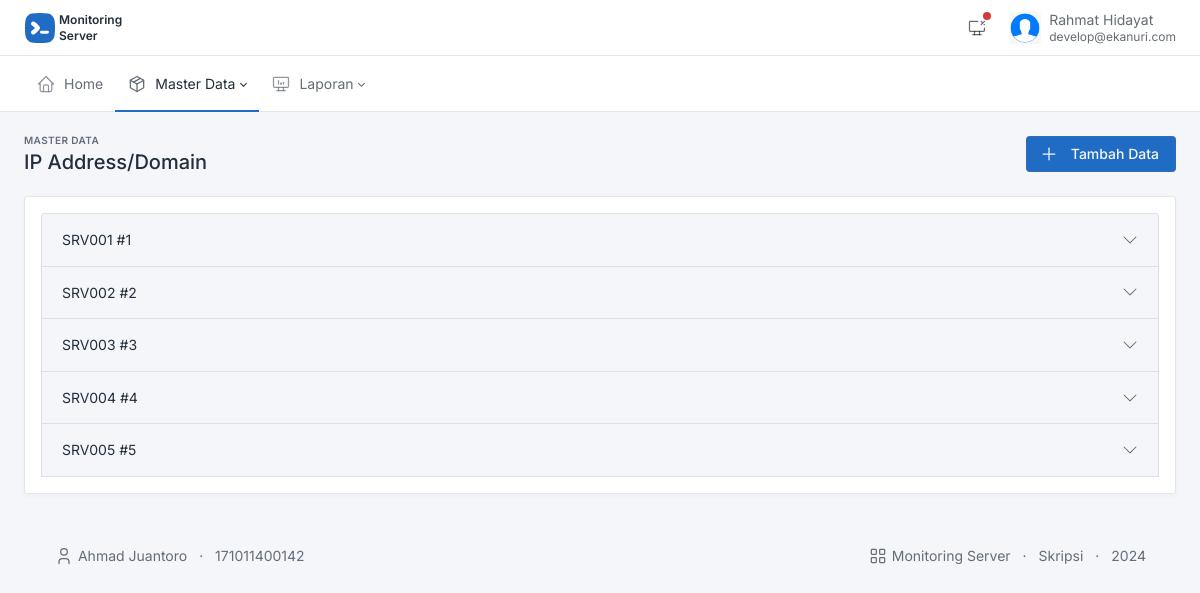
Page /modul/index.php?pg=ip_domain (signed in) on the committed database.
### tables this page shows
CREATE TABLE `pic` (
  `id_pic` int NOT NULL AUTO_INCREMENT,
  `nm_pic` varchar(50) NOT NULL,
  `chat_id` char(50) DEFAULT NULL,
  `email` varchar(50) NOT NULL,
  `password` text NOT NULL,
  `posisi` enum('Admin IT','Head IT','IT Support','Programmer') DEFAULT NULL,
  `no_telp` bigint DEFAULT '0',
  `monitoring_aktif` tinyint(1) NOT NULL DEFAULT '0',
  `user_aktif` tinyint(1) NOT NULL,
  `foto` varchar(50) DEFAULT NULL,
  PRIMARY KEY (`id_pic`)
);

CREATE TABLE `data_ip` (
  `id_ip` int NOT NULL AUTO_INCREMENT,
  `kd_ip` char(15) NOT NULL,
  `ip_address` varchar(30) NOT NULL,
  `nm_unit` varchar(50) NOT NULL,
  `kategori` varchar(100) NOT NULL DEFAULT 'Server',
  `pic_id` int DEFAULT NULL,
  `gps_x` char(30) DEFAULT NULL,
  `gps_y` char(30) DEFAULT NULL,
  PRIMARY KEY (`id_ip`),
  KEY `FK` (`pic_id`) USING BTREE
);

### fungsi.php (called while the page is built, shortened)
<?php
function cek_foto($data)
{
    $foto = file_exists("../assets/img/foto/$data") && isset($data) ? $data : 'avatars.png';
    return $foto;
}

### modul/ip_domain.php (the view, shortened to what this page needs)
<?php
$queryIP = mysqli_query($konek, "SELECT * FROM data_ip
                                    JOIN pic
                                        ON id_pic = pic_id
                                    ORDER BY kd_ip ASC");
$no = 1;
?>
<div class="container-xxl">
    <div class="page-header d-print-none">
        <div class="row align-items-center">
            <div class="col">
                <div class="page-pretitle">Master Data</div>
                <h2 class="page-title">IP Address/Domain</h2>
            </div>
            <div class="col-auto ms-auto d-print-none">
                <div class="btn-list">
                    <a href="#" class="btn btn-primary d-none d-sm-inline-block" data-bs-toggle="modal" data-bs-target="#modal-tambah">
                        Tambah Data
                    </a>
                </div>
            </div>
        </div>
    </div>
</div>
<div class="page-body">
    <div class="container-xxl">
        <div class="row row-deck row-cards">
            <div class="col-12">
                <div class="card">
                    <div class="card-body">
                        <div class="accordion" id="accordion-example">
                            <?php while ($dataIP = mysqli_fetch_assoc($queryIP)) { ?>
                                <div class="accordion-item">
                                    <h2 class="accordion-header" id="heading-<?= $no; ?>">
                                        <button class="accordion-button collapsed" type="button" data-bs-toggle="collapse" data-bs-target="#collapse-<?= $no; ?>" aria-expanded="false">
                                            <?= $dataIP['kd_ip']; ?> #<?= $no; ?>
                                        </button>
                                    </h2>
                                </div>
                            <?php $no++;
                            } ?>
                        </div>
                    </div>
                </div>
            </div>
        </div>
    </div>
</div>

### modul/index.php (shortened to what this page needs)
<?php
include "../fungsi.php";
$id_pic = $_SESSION['id'];
$queryUser = mysqli_query($konek, "SELECT * FROM pic WHERE id_pic = '$id_pic'");
$dataUser = mysqli_fetch_assoc($queryUser);
$mon_aktif = $dataUser['monitoring_aktif'];
?>
<!DOCTYPE html>
<html lang="en">
<head>
	<link href="../assets/css/tabler.min.css" rel="stylesheet">
	<link href="../assets/css/tabler-flags.min.css" rel="stylesheet">
	<link href="../assets/css/tabler-payments.min.css" rel="stylesheet">
	<link href="../assets/css/tabler-vendors.min.css" rel="stylesheet">
	<link href="../assets/css/demo.min.css" rel="stylesheet">
</head>
<body class="antialiased">
	<div class="wrapper">
		<header class="navbar navbar-expand-md navbar-light d-print-none">
			<div class="container-xxl">
				<h1 class="navbar-brand navbar-brand-autodark d-none-navbar-horizontal pe-0 pe-md-3">
					<a href=".">
						<img src="../assets/img/gambar/logo-small.svg" width="110" height="32" alt="Monitoring Server" class="navbar-brand-image" />
					</a>
					<label style="font-size: 12px;" class="custom-control-label">&nbsp;Monitoring<br>&nbsp;Server</label>
				</h1>
				<div class="navbar-nav flex-row order-md-last">
					<div class="nav-item dropdown d-none d-md-flex me-3" data-bs-toggle="tooltip" title="Monitoring Manual">
						<?php if ($mon_aktif == "1") { ?>
							<a href="#" class="nav-link px-0" data-bs-toggle="dropdown" tabindex="-1" aria-label="Show notifications">
								<svg xmlns="http://www.w3.org/2000/svg" class="icon icon-tabler icon-tabler-device-desktop" width="24" height="24" viewBox="0 0 24 24" stroke-width="2" stroke="currentColor" fill="none" stroke-linecap="round" stroke-linejoin="round">
									<path stroke="none" d="M0 0h24v24H0z" fill="none"></path>
									<rect x="3" y="4" width="18" height="12" rx="1"></rect>
									<line x1="7" y1="20" x2="17" y2="20"></line>
									<line x1="9" y1="16" x2="9" y2="20"></line>
									<line x1="15" y1="16" x2="15" y2="20"></line>
								</svg>
								<span class="badge bg-success"></span>
							</a>
							<div class="dropdown-menu dropdown-menu-end dropdown-menu-arrow">
								<a href="monitoring_status.php?id=<?= enkripsi($id_pic); ?>&status=<?= enkripsi("1") ?>" class="dropdown-item active"><span class="badge bg-success me-1"></span>Active</a>
								<a href="monitoring_status.php?id=<?= enkripsi($id_pic); ?>&status=<?= enkripsi("0") ?>" class="dropdown-item "><span class="badge bg-danger me-1"></span>Inactive</a>
							</div>
						<?php } else { ?>
							<a href="#" class="nav-link px-0" data-bs-toggle="dropdown" tabindex="-1" aria-label="Show notifications">
								<span class="badge bg-danger"></span>
							</a>
						<?php } ?>
					</div>
					<div class="nav-item dropdown">
						<a href="#" class="nav-link d-flex lh-1 text-reset p-0" data-bs-toggle="dropdown" aria-label="Open user menu">
							<span class="avatar avatar-sm" style="background-image: url(../assets/img/foto/<?= cek_foto($dataUser['foto']); ?>)"></span>
							<div class="d-none d-xl-block ps-2">
								<div><?= $dataUser['nm_pic']; ?></div>
								<div class="mt-1 small text-muted"><?= $dataUser['email']; ?></div>
							</div>
						</a>
					</div>
				</div>
			</div>
		</header>
		<div class="navbar-expand-md">
			<div class="collapse navbar-collapse" id="navbar-menu">
				<div class="navbar navbar-light">
					<div class="container-xxl">
						<ul class="navbar-nav">
							<li class="nav-item <?= !isset($_GET['pg']) ? 'active' : ''; ?> ">
								<a class="nav-link" href=".">
									<span class="nav-link-icon d-md-none d-lg-inline-block">
									</span>
									<span class="nav-link-title">Home</span>
								</a>
							</li>
							<li class="nav-item dropdown <?= $_GET['pg'] == 'ip_domain' || $_GET['pg'] == 'pic'  ? 'active' : ''; ?>">
								<a class="nav-link dropdown-toggle" href="" data-bs-toggle="dropdown" role="button" aria-expanded="false">
									<span class="nav-link-icon d-md-none d-lg-inline-block">
									</span>
									<span class="nav-link-title"> Master Data </span>
								</a>
							</li>
							<li class="nav-item dropdown <?= $_GET['pg'] == 'laporan'  ? 'active' : ''; ?>">
								<a class="nav-link dropdown-toggle" href="" data-bs-toggle="dropdown" role="button" aria-expanded="false">
									<span class="nav-link-icon d-md-none d-lg-inline-block">
									</span>
									<span class="nav-link-title"> Laporan </span>
								</a>
							</li>
						</ul>
					</div>
				</div>
			</div>
		</div>
		<div class="page-wrapper">
			<?php include "page.php";
			?>
			<footer class="footer footer-transparent d-print-none">
				<div class="container">
					<div class="row text-center align-items-center flex-row-reverse">
						<div class="col-lg-auto ms-lg-auto">
							<ul class="list-inline list-inline-dots mb-0">
								<li class="list-inline-item">
									Monitoring Server
								</li>
								<li class="list-inline-item">
									Skripsi
								</li>
								<li class="list-inline-item">
									<?= date("Y"); ?>
								</li>
							</ul>
						</div>
						<div class="col-12 col-lg-auto mt-3 mt-lg-0">
							<ul class="list-inline list-inline-dots mb-0">
								<li class="list-inline-item">
									Ahmad Juantoro
								</li>
								<li class="list-inline-item">
									171011400142
								</li>
							</ul>
						</div>
					</div>
				</div>
			</footer>
		</div>
	</div>
</body>
</html>

### rows in the picture
pic: nm_pic "Rahmat Hidayat", email "develop@ekanuri.com"
data_ip: kd_ip "SRV001"
data_ip: kd_ip "SRV002"
data_ip: kd_ip "SRV003"
data_ip: kd_ip "SRV004"
data_ip: kd_ip "SRV005"
